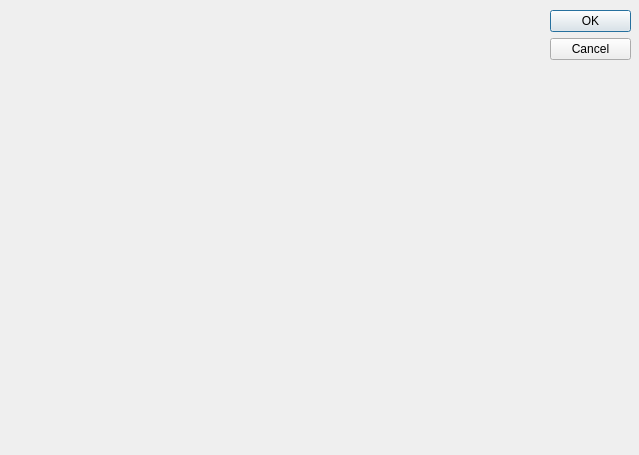
<?xml version="1.0" encoding="UTF-8"?>
<ui version="4.0">
 <class>DialogConfiguracion</class>
 <widget class="QDialog" name="DialogConfiguracion">
  <property name="geometry">
   <rect>
    <x>0</x>
    <y>0</y>
    <width>639</width>
    <height>455</height>
   </rect>
  </property>
  <property name="minimumSize">
   <size>
    <width>639</width>
    <height>455</height>
   </size>
  </property>
  <property name="maximumSize">
   <size>
    <width>639</width>
    <height>455</height>
   </size>
  </property>
  <property name="windowTitle">
   <string>Configuracion del Modem</string>
  </property>
  <widget class="QDialogButtonBox" name="buttonBox">
   <property name="geometry">
    <rect>
     <x>550</x>
     <y>10</y>
     <width>81</width>
     <height>461</height>
    </rect>
   </property>
   <property name="orientation">
    <enum>Qt::Vertical</enum>
   </property>
   <property name="standardButtons">
    <set>QDialogButtonBox::Cancel|QDialogButtonBox::Ok</set>
   </property>
  </widget>
 </widget>
 <resources/>
 <connections>
  <connection>
   <sender>buttonBox</sender>
   <signal>accepted()</signal>
   <receiver>DialogConfiguracion</receiver>
   <slot>accept()</slot>
   <hints>
    <hint type="sourcelabel">
     <x>248</x>
     <y>254</y>
    </hint>
    <hint type="destinationlabel">
     <x>157</x>
     <y>274</y>
    </hint>
   </hints>
  </connection>
  <connection>
   <sender>buttonBox</sender>
   <signal>rejected()</signal>
   <receiver>DialogConfiguracion</receiver>
   <slot>reject()</slot>
   <hints>
    <hint type="sourcelabel">
     <x>316</x>
     <y>260</y>
    </hint>
    <hint type="destinationlabel">
     <x>286</x>
     <y>274</y>
    </hint>
   </hints>
  </connection>
 </connections>
</ui>
